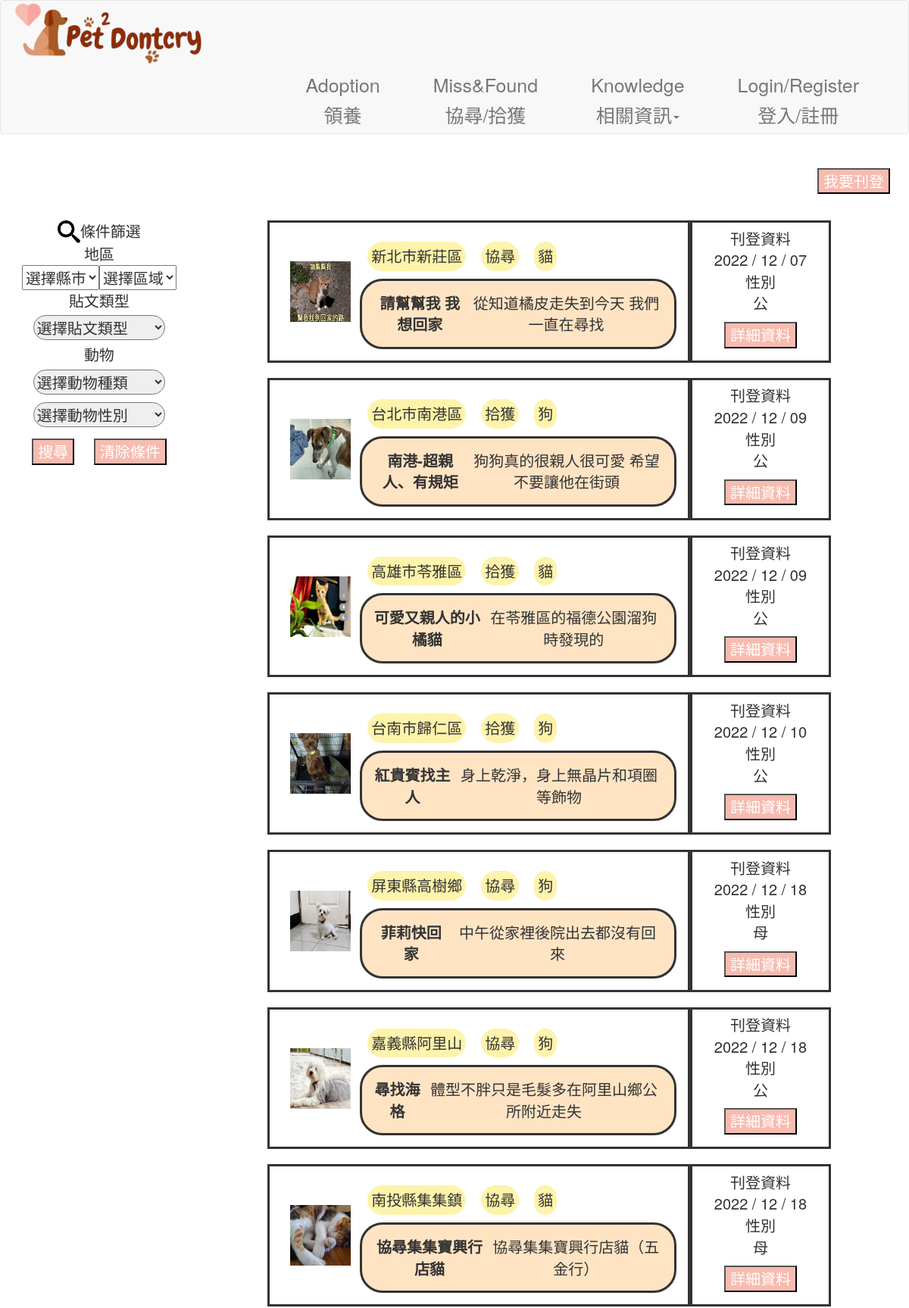
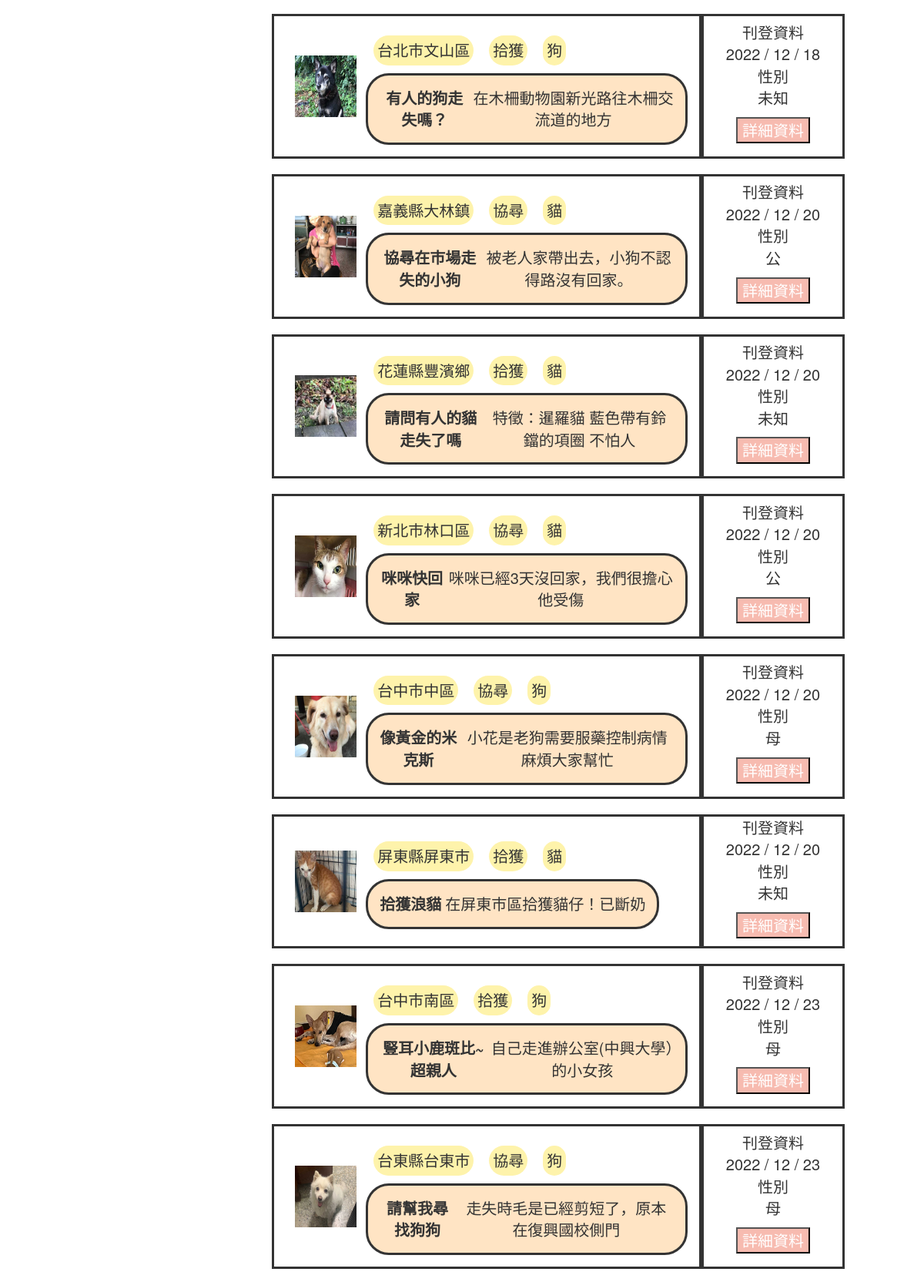
The app's page /miss (upper part) with its own data (2 pictures, top to bottom).
### app/models/user.py (models this page shows, shortened)
class published(db.Model):
    __tablename__ = 'published'
    PublishedID = db.Column('PublishedID', db.Integer, primary_key = True)
    UID = db.Column('UID',db.Integer,db.ForeignKey('user.UID'),nullable=False)
    title = db.Column('title', db.String(20), nullable=False)
    species = db.Column('species', db.String(10), nullable=False)
    fur = db.Column('fur', db.String(10), nullable=False)
    picture = db.Column('picture', db.String(20), nullable=False)
    time = db.Column('time', db.DateTime, default=datetime.now)
    update_time = db.Column(db.DateTime, onupdate=datetime.now,default=datetime.now)
    depiction = db.Column('depiction', db.Text)
    activate = db.Column('activate', db.Boolean, default=True)
    variety = db.Column('variety', db.String(10))
    type = db.Column('type',db.Integer, nullable=False)
    sex = db.Column('sex',db.Integer)
    county = db.Column('county', db.String(10), nullable=False)
    district = db.Column('district', db.String(10), nullable=False)

### app/views/userView.py (the view, shortened to what this page needs)
@user_views.route('/miss', methods=['GET', 'POST'])
def miss_data():
    from ..models.user import published
    publisheds = published.query.filter(published.activate == 1).filter(published.type.in_([1, 2]))
    if publisheds is None:
        abort(404)
    return render_template('miss.html', publisheds=publisheds,action="miss")

### app/templates/miss.html (shortened to what this page needs)
<!DOCTYPE html>
{% extends "base.html" %}
{% block content %}
<head>
    <link rel="stylesheet" href="{{ url_for('static', filename='css/miss.css') }}">
</head>
<body background="{{ url_for('static', filename='img/first-page.jpg') }}" style="background-size: cover; background-attachment: fixed; background-position: center; font-size: 2rem;">
    <div class="Title_img" style="padding: 1.5rem; justify-content: right;">
        <div><input type="button" class="button-update mb-total" value="我要刊登" onclick="location.href='{{ url_for('user_views.add_publshed') }}'"></div>
    </div>
    <div style="display: flex; justify-content: center;">
        <div class="left rounded" style="border: 1rem; background: white; height: fit-content; margin-left: 1%; padding: 1rem;">
            <form action="#" method="post">
                <div style="display: flex; justify-content: center; align-content: center;">
                    <img src="{{ url_for('static', filename='img/filter-magnifier.png') }}" width="30" height="30">
                    <div>條件篩選</div>
                </div>
                <div>地區</div>
                <div role="tw-city-selector"></div>
                {% if action == 'miss' %}
                <div>貼文類型</div>
                <div>
                    <select name="post_type" class="rounded-table input-select" style="width: 80%; margin: 0.5rem;">
                        <option value> 選擇貼文類型 </option>
                    </select>
                </div>
                {% endif %}
                <div>動物</div>
                <div>
                    <select name="pets_type" class="rounded-table input-select" style="width: 80%; margin: 0.5rem;">
                        <option value> 選擇動物種類 </option>
                    </select>
                    <select name="pet_sex" class="rounded-table input-select" style="width: 80%; margin: 0.5rem;">
                        <option value> 選擇動物性別 </option>
                    </select>
                </div>
                <input type="submit" class="button-update mb-total" value="搜尋">
                <input type="button" class="button-update mb-total" value="清除條件" onclick="location.href=''">
            </form>
        </div>
        <div class="right" style="display: flex; justify-content: center; height: fit-content; flex-direction: column;">
            {% for published in publisheds %}
            <div style="display: flex; margin: 1rem; justify-content: center">
                <div class="left-1" style="display: flex; flex-wrap: wrap; justify-content: center; align-items: center; border: solid; width: 60%; padding: 1.5rem; background: white;">
                    <div class="left">
                        <div class="" style="padding: 1rem;">
                            <img src="/static/uploads/{{published.picture}}" width="80" height="80">
                        </div>
                    </div>
                    <div class="right">
                        <div style="display: flex;">
                            <div class="rounded-name bg-name" style="margin: 1rem; padding: 0.5rem; width: fit-content;">{{published.county}}{{published.district}}</div>
                            <div class="rounded-name bg-name" style="margin: 1rem; padding: 0.5rem; width: fit-content;">
                                {% if published.type == 1 %}
                                協尋
                                {% elif published.type == 2 %}
                                拾獲
                                {% else %}
                                領養
                                {% endif %}
                            </div>
                            <div class="rounded-name bg-name" style="margin: 1rem; padding: 0.5rem; width: fit-content;">
                                {% if published.species == "dog" %}
                                狗
                                {% elif published.species == 'cat'%}
                                貓
                                {% else %}
                                其他
                                {% endif %}
                            </div>
                        </div>
                        <div class="bg-table rounded-table h-100 p-4 dis" style="border: solid; width: fit-content;">
                            <div style="font-weight: bold; margin-right: 0.5rem;">{{published.title}}</div>
                            <div>{{published.depiction}}</div>
                        </div>
                    </div>
                </div>
                <div class="right-1" style="display: flex; align-items: center; justify-content: center; flex-direction: column; border:solid; background: white;">
                    <div>刊登資料</div>
                    <div>{{ moment(published.time).format('YYYY / MM / DD') }}</div>
                    <div>性別</div>
                    <div>
                        {% if published.sex == 0 %}
                        公
                        {% elif published.sex == 1 %}
                        母
                        {% else %}
                        未知
                        {% endif %}
                    </div>
                    <div><input type="button" class="button-update mb-total" value="詳細資料" onclick="location.href='{{ url_for('user_views.miss_detailed' , publishedID=published.PublishedID) }}'"></div>
                </div>
            </div>
            {% endfor %}
        </div>
    </div>
</body>
{% endblock content %}

### app/static/css/miss.css (style rules this page uses)
.bg-table { background-color:bisque; }
.bg-name { background-color: #fef3ab; }
.rounded { border-radius: 30px; }
.rounded-table { border-radius: 30px; }
.rounded-name { border-radius: 30px; }
.mb-total { margin: 1rem;; }
.h-100 { height: auto; }
.p-4 { padding: 1.5rem; }
.Title_img { display: flex; justify-content: center; align-items: center; }
.dis { display:flex; justify-content: center; }
.button-update { background-color: #F7BBB0; color: white; text-align: center; }
.right { width: 80%; height:auto; text-align:center; line-height:auto; float:right; }
.left { width: 20%; height:auto; text-align:center; }
.right-1 { width: 20%; height:auto; text-align:center; line-height:auto; float:right; }
.left-1 { width: 80%; height:auto; text-align:center; }

### records on screen
published: picture (picture), county "新北市", district "新莊區", type "協尋", species "貓", title "請幫幫我 我想回家", depiction "從知道橘皮走失到今天 我們一直在尋找", time "2022 / 12 / 07", sex "公"
published: picture (picture), county "台北市", district "南港區", type "拾獲", species "狗", title "南港-超親人、有規矩", depiction "狗狗真的很親人很可愛 希望不要讓他在街頭", time "2022 / 12 / 09", sex "公"
published: picture (picture), county "高雄市", district "苓雅區", type "拾獲", species "貓", title "可愛又親人的小橘貓", depiction "在苓雅區的福德公園溜狗時發現的", time "2022 / 12 / 09", sex "公"
published: picture (picture), county "台南市", district "歸仁區", type "拾獲", species "狗", title "紅貴賓找主人", depiction "身上乾淨，身上無晶片和項圈等飾物", time "2022 / 12 / 10", sex "公"
published: picture (picture), county "屏東縣", district "高樹鄉", type "協尋", species "狗", title "菲莉快回家", depiction "中午從家裡後院出去都沒有回來", time "2022 / 12 / 18", sex "母"
published: picture (picture), county "嘉義縣", district "阿里山", type "協尋", species "狗", title "尋找海格", depiction "體型不胖只是毛髮多在阿里山鄉公所附近走失", time "2022 / 12 / 18", sex "公"
published: picture (picture), county "南投縣", district "集集鎮", type "協尋", species "貓", title "協尋集集寶興行店貓", depiction "協尋集集寶興行店貓（五金行）", time "2022 / 12 / 18", sex "母"
published: picture (picture), county "台北市", district "文山區", type "拾獲", species "狗", title "有人的狗走失嗎？", depiction "在木柵動物園新光路往木柵交流道的地方", time "2022 / 12 / 18", sex "未知"
published: picture (picture), county "嘉義縣", district "大林鎮", type "協尋", species "貓", title "協尋在市場走失的小狗", depiction "被老人家帶出去，小狗不認得路沒有回家。", time "2022 / 12 / 20", sex "公"
published: picture (picture), county "花蓮縣", district "豐濱鄉", type "拾獲", species "貓", title "請問有人的貓走失了嗎", depiction "特徵：暹羅貓 藍色帶有鈴鐺的項圈 不怕人", time "2022 / 12 / 20", sex "未知"
published: picture (picture), county "新北市", district "林口區", type "協尋", species "貓", title "咪咪快回家", depiction "咪咪已經3天沒回家，我們很擔心他受傷", time "2022 / 12 / 20", sex "公"
published: picture (picture), county "台中市", district "中區", type "協尋", species "狗", title "像黃金的米克斯", depiction "小花是老狗需要服藥控制病情 麻煩大家幫忙", time "2022 / 12 / 20", sex "母"
published: picture (picture), county "屏東縣", district "屏東市", type "拾獲", species "貓", title "拾獲浪貓", depiction "在屏東市區拾獲貓仔！已斷奶", time "2022 / 12 / 20", sex "未知"
published: picture (picture), county "台中市", district "南區", type "拾獲", species "狗", title "豎耳小鹿斑比~超親人", depiction "自己走進辦公室(中興大學）的小女孩", time "2022 / 12 / 23", sex "母"
published: picture (picture), county "台東縣", district "台東市", type "協尋", species "狗", title "請幫我尋找狗狗", depiction "走失時毛是已經剪短了，原本在復興國校側門", time "2022 / 12 / 23", sex "母"
